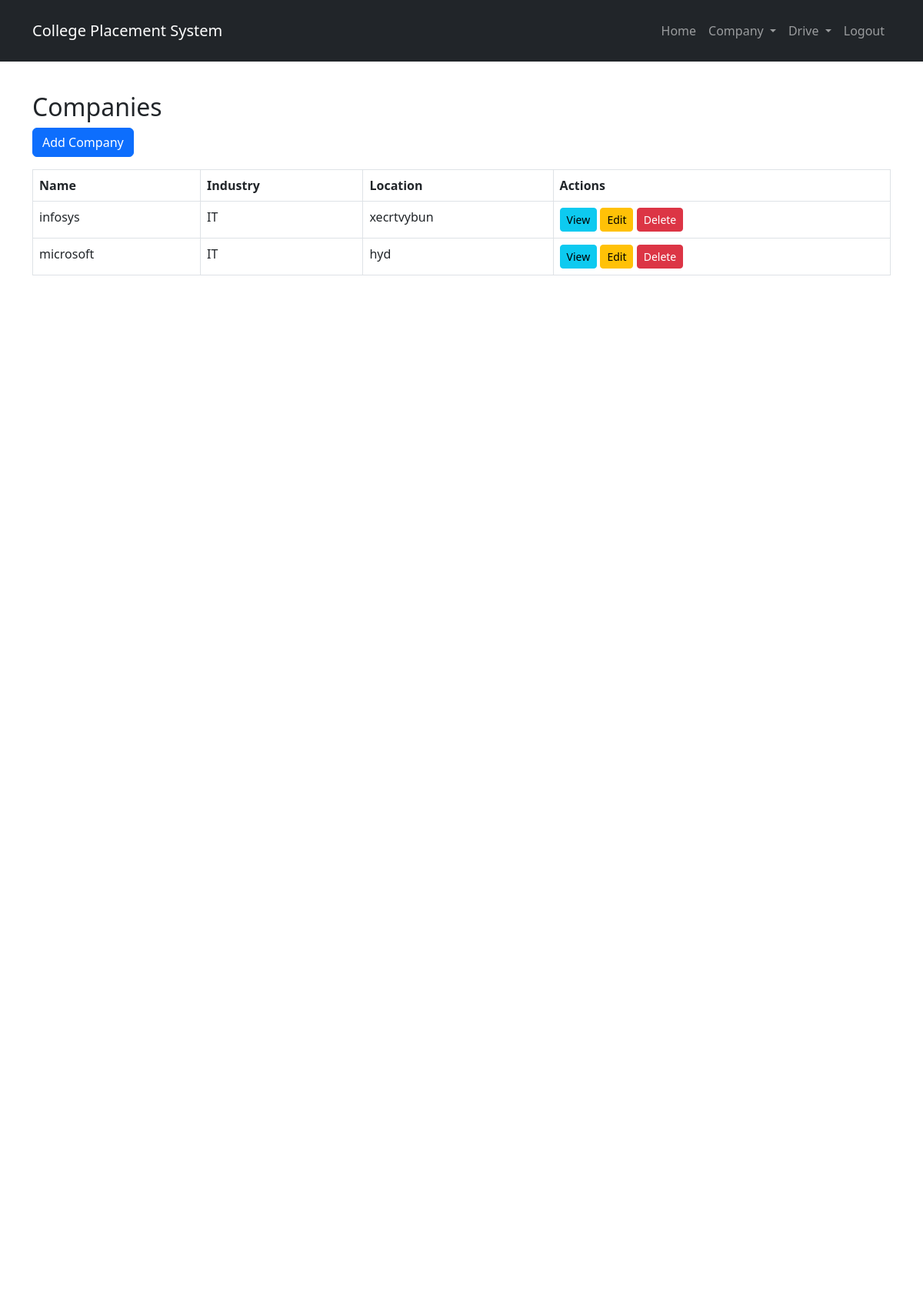
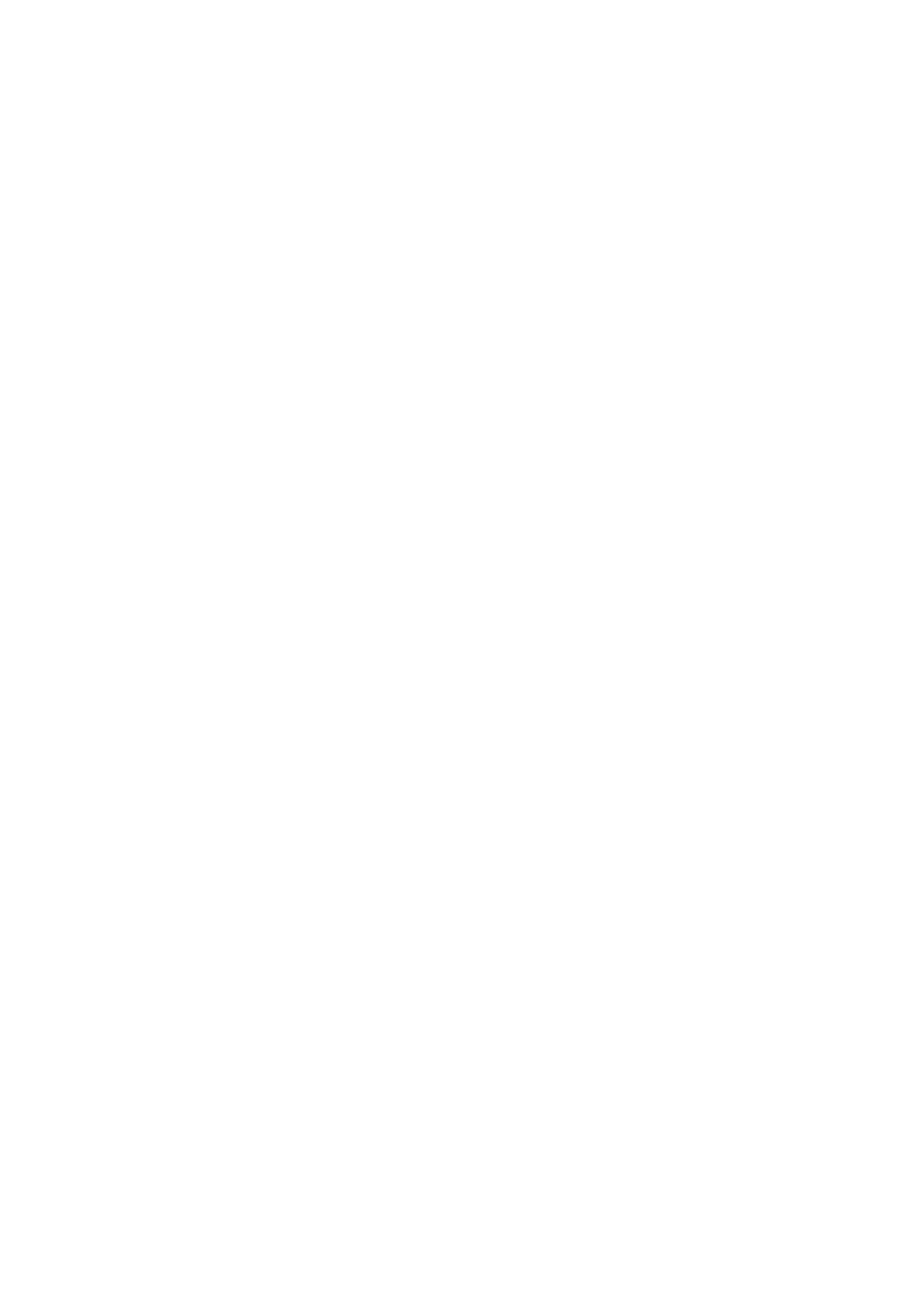
/companies/ (signed in, upper part), run on the app's committed database (2 pictures, top to bottom).
### home/models.py (models this page shows, shortened)
class Company(models.Model):
    INDUSTRY_CHOICES = [
        ('IT', 'IT'),
        ('Finance', 'Finance'),
        ('Healthcare', 'Healthcare'),
        ('Manufacturing', 'Manufacturing'),
        ('Education', 'Education'),
        ('Other', 'Other'),
    ]
    user = models.OneToOneField(User, on_delete=models.CASCADE)
    name = models.CharField(max_length=255, unique=True)
    industry_type = models.CharField(max_length=50, choices=INDUSTRY_CHOICES)
    location = models.CharField(max_length=255)
    website = models.URLField(blank=True, null=True)
    contact_person = models.CharField(max_length=255)
    contact_email = models.EmailField()
    contact_phone = models.CharField(max_length=15)
    created_at = models.DateTimeField(auto_now_add=True)

### home/views.py (the view)
# urls.py: path("companies/", views.company_list, name="company_list"),
@superuser_required
def company_list(request):
    companies = Company.objects.all()
    return render(request, "company/company_list.html", {"companies": companies})

### home/templates/company/company_list.html (shortened to what this page needs)
{% extends "base.html" %}
{% block content %}
<h2>Companies</h2>
<a href="{% url 'company_create' %}" class="btn btn-primary mb-3">Add Company</a>
<table class="table table-bordered">
    <thead>
        <tr>
            <th>Name</th>
            <th>Industry</th>
            <th>Location</th>
            <th>Actions</th>
        </tr>
    </thead>
    <tbody>
        {% for company in companies %}
        <tr>
            <td>{{ company.name }}</td>
            <td>{{ company.industry_type }}</td>
            <td>{{ company.location }}</td>
            <td>
                <a href="{% url 'company_detail' company.id %}" class="btn btn-info btn-sm">View</a>
                <a href="{% url 'company_update' company.id %}" class="btn btn-warning btn-sm">Edit</a>
                <a href="{% url 'company_delete' company.id %}" class="btn btn-danger btn-sm">Delete</a>
            </td>
        </tr>
        {% empty %}
        <tr><td colspan="4" class="text-center">No companies available</td></tr>
        {% endfor %}
    </tbody>
</table>
{% endblock %}

### home/templates/base.html (style rules this page uses)
body { display: flex; flex-direction: column; min-height: 500vh; }

### data on the page
Company: name "infosys", industry_type "IT", location "xecrtvybun"
Company: name "microsoft", industry_type "IT", location "hyd"
